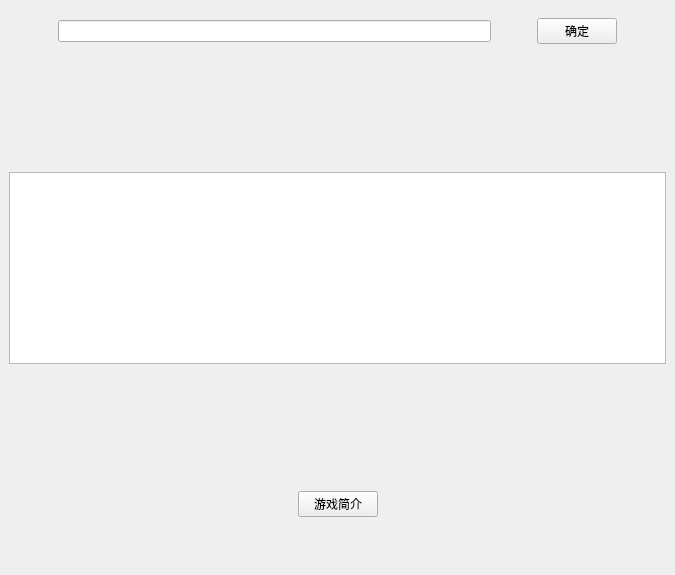
<?xml version="1.0" encoding="UTF-8"?>
<ui version="4.0">
 <class>MainWindow</class>
 <widget class="QMainWindow" name="MainWindow">
  <property name="geometry">
   <rect>
    <x>0</x>
    <y>0</y>
    <width>675</width>
    <height>575</height>
   </rect>
  </property>
  <property name="windowTitle">
   <string>MainWindow</string>
  </property>
  <widget class="QWidget" name="centralwidget">
   <layout class="QVBoxLayout" name="verticalLayout">
    <item>
     <widget class="QWidget" name="widget" native="true">
      <layout class="QGridLayout" name="gridLayout">
       <item row="0" column="1">
        <widget class="QLineEdit" name="lineEdit">
         <property name="enabled">
          <bool>true</bool>
         </property>
         <property name="cursor">
          <cursorShape>SizeVerCursor</cursorShape>
         </property>
        </widget>
       </item>
       <item row="0" column="4">
        <spacer name="horizontalSpacer_3">
         <property name="orientation">
          <enum>Qt::Horizontal</enum>
         </property>
         <property name="sizeType">
          <enum>QSizePolicy::Fixed</enum>
         </property>
         <property name="sizeHint" stdset="0">
          <size>
           <width>40</width>
           <height>20</height>
          </size>
         </property>
        </spacer>
       </item>
       <item row="0" column="3">
        <widget class="QPushButton" name="pushButton_dtm">
         <property name="text">
          <string>确定</string>
         </property>
        </widget>
       </item>
       <item row="0" column="0">
        <spacer name="horizontalSpacer">
         <property name="orientation">
          <enum>Qt::Horizontal</enum>
         </property>
         <property name="sizeType">
          <enum>QSizePolicy::Fixed</enum>
         </property>
         <property name="sizeHint" stdset="0">
          <size>
           <width>40</width>
           <height>20</height>
          </size>
         </property>
        </spacer>
       </item>
       <item row="0" column="2">
        <spacer name="horizontalSpacer_2">
         <property name="orientation">
          <enum>Qt::Horizontal</enum>
         </property>
         <property name="sizeType">
          <enum>QSizePolicy::Fixed</enum>
         </property>
         <property name="sizeHint" stdset="0">
          <size>
           <width>40</width>
           <height>20</height>
          </size>
         </property>
        </spacer>
       </item>
      </layout>
     </widget>
    </item>
    <item>
     <spacer name="verticalSpacer_2">
      <property name="orientation">
       <enum>Qt::Vertical</enum>
      </property>
      <property name="sizeHint" stdset="0">
       <size>
        <width>20</width>
        <height>40</height>
       </size>
      </property>
     </spacer>
    </item>
    <item>
     <widget class="QTextBrowser" name="textBrowser"/>
    </item>
    <item>
     <spacer name="verticalSpacer_3">
      <property name="orientation">
       <enum>Qt::Vertical</enum>
      </property>
      <property name="sizeHint" stdset="0">
       <size>
        <width>20</width>
        <height>40</height>
       </size>
      </property>
     </spacer>
    </item>
    <item>
     <widget class="QWidget" name="widget_2" native="true">
      <layout class="QHBoxLayout" name="horizontalLayout">
       <item>
        <spacer name="horizontalSpacer_4">
         <property name="orientation">
          <enum>Qt::Horizontal</enum>
         </property>
         <property name="sizeType">
          <enum>QSizePolicy::Expanding</enum>
         </property>
         <property name="sizeHint" stdset="0">
          <size>
           <width>40</width>
           <height>20</height>
          </size>
         </property>
        </spacer>
       </item>
       <item>
        <widget class="QPushButton" name="pushButton_Gameintr">
         <property name="text">
          <string>游戏简介</string>
         </property>
        </widget>
       </item>
       <item>
        <spacer name="horizontalSpacer_5">
         <property name="orientation">
          <enum>Qt::Horizontal</enum>
         </property>
         <property name="sizeType">
          <enum>QSizePolicy::Expanding</enum>
         </property>
         <property name="sizeHint" stdset="0">
          <size>
           <width>40</width>
           <height>20</height>
          </size>
         </property>
        </spacer>
       </item>
      </layout>
     </widget>
    </item>
    <item>
     <spacer name="verticalSpacer">
      <property name="orientation">
       <enum>Qt::Vertical</enum>
      </property>
      <property name="sizeType">
       <enum>QSizePolicy::Fixed</enum>
      </property>
      <property name="sizeHint" stdset="0">
       <size>
        <width>20</width>
        <height>40</height>
       </size>
      </property>
     </spacer>
    </item>
   </layout>
  </widget>
 </widget>
 <resources/>
 <connections/>
</ui>
